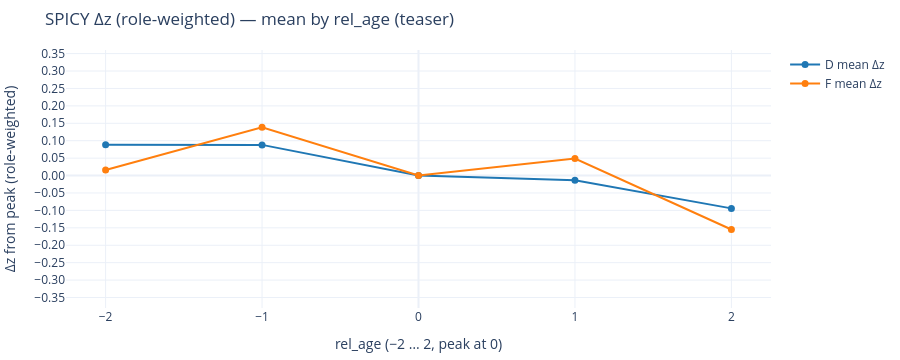

This figure's notebook cell:
### Markdown cell above
### SPICY and SPICY (role-weighted)

**What is SPICY?**  
A composite built from *within-player* z-scores of three even-strength possession stats—CF%, CF/60 (higher is better), and CA/60 (lower is better)—over the 5-year aligned window. It puts the three signals on the same scale and rolls them into one number.

**Equal-weight SPICY (baseline):**  
\[
\text{SPICY}=\tfrac{1}{3}\,z(\text{CF}\%)\;+\;\tfrac{1}{3}\,z(\text{CF}/60)\;-\;\tfrac{1}{3}\,z(\text{CA}/60)
\]
- Interpret: \(z>0\) = above the player’s own 5-year norm; \(z<0\) = below.

**Role-weighted SPICY (primary in Book 1):**  
Weights reflect different responsibilities for Forwards (F) vs Defense (D).
- **Forwards (F):** \(\;0.5\,z(\text{CF}\%) + 0.3\,z(\text{CF}/60) - 0.2\,z(\text{CA}/60)\)
- **Defense (D):**  \(\;0.3\,z(\text{CF}\%) + 0.2\,z(\text{CF}/60) - 0.5\,z(\text{CA}/60)\)

**Why role weights?**  
They emphasize puck possession for D and on-puck shot creation for F, yielding a single score that’s comparable within role while still grounded in each player’s own baseline.

**How to read it.**  
- Higher SPICY/role-weighted SPICY ⇒ stronger season relative to that player’s typical level.  
- Negative values signal below-baseline years; near-zero ≈ “typical” season.

### Code cell
# SPICY teaser — mean composite (Δz) by relative age, robust to missing 'role'
import numpy as np
import pandas as pd
import plotly.graph_objects as go


def spicy_teaser(dfz):
    d = dfz.copy()

    # Choose composite column (you said you have only *_dz columns)
    col = "spicy_w_dz" if "spicy_w_dz" in d.columns else (
          "spicy_weighted_dz" if "spicy_weighted_dz" in d.columns else None)
    if col is None:
        raise KeyError("Need a Δz composite column like 'spicy_w_dz' in dfz.")

    # Ensure role exists (infer from position if needed)
    if "role" not in d.columns:
        if "position" in d.columns:
            d["role"] = d["position"].astype(str).str.upper().map(lambda x: "D" if x.startswith("D") else "F")
        else:
            # last-resort fallback so the plot still renders
            d["role"] = "F"

    # rel_age numeric + filter to the 5-year window
    d["rel_age"] = pd.to_numeric(d["rel_age"], errors="coerce")
    d = d[d["rel_age"].isin([-2, -1, 0, 1, 2])]

    # Aggregate mean ± 95% CI of Δz by role, rel_age
    g = (d.groupby(["role", "rel_age"])
           .agg(n=(col, "size"), mean=(col, "mean"), sd=(col, "std"))
           .reset_index())
    g["se"] = g["sd"].fillna(0) / np.sqrt(g["n"].clip(lower=1))
    g["lower"] = g["mean"] - 1.96*g["se"]
    g["upper"] = g["mean"] + 1.96*g["se"]

    # Plot (lines only, no ribbons)
    palette = {"D": "#1f77b4", "F": "#ff7f0e"}
    fig = go.Figure()
    for role in g["role"].dropna().unique():
        sub = g[g["role"] == role].sort_values("rel_age")
        if sub.empty:
            continue
        fig.add_trace(go.Scatter(
            x=sub["rel_age"],
            y=sub["mean"],
            mode="lines+markers",
            line=dict(color=palette.get(role, "#888"), width=2),
            marker=dict(size=7),
            name=f"{role} mean Δz",
            hovertemplate="rel_age=%{x}<br>mean Δz=%{y:.2f}<br>n=%{customdata}",
            customdata=sub["n"],
        ))

    # Tight y-range
    lo = float(np.nanmin(g["lower"])) if np.isfinite(np.nanmin(g["lower"])) else float(np.nanmin(g["mean"]))
    hi = float(np.nanmax(g["upper"])) if np.isfinite(np.nanmax(g["upper"])) else float(np.nanmax(g["mean"]))
    pad = max((hi - lo)*0.05, 0.02)

    fig.update_layout(
        title="SPICY Δz (role-weighted) — mean by rel_age (teaser)",
        xaxis_title="rel_age (−2 … 2, peak at 0)",
        yaxis_title="Δz from peak (role-weighted)",
        template="plotly_white",
        legend=dict(title=""),
        height=360,
        margin=dict(l=60, r=10, t=50, b=40),
    )
    fig.update_xaxes(tickvals=[-2, -1, 0, 1, 2])
    fig.update_yaxes(range=[lo - pad, hi + pad], dtick=0.05, tickformat=".2f", zeroline=True)
    return fig

spicy_teaser(dfz).show()

### Figure 1 — Plotly figure (JSON) as saved in the notebook; plotly's stock layout.template omitted (floating-point values rounded to 4 significant figures)
{"data": [{"customdata": [102, 102, 102, 102, 102], "hovertemplate": "rel_age=%{x}<br>mean Δz=%{y:.2f}<br>n=%{customdata}", "line": {"color": "#1f77b4", "width": 2}, "marker": {"size": 7}, "mode": "lines+markers", "name": "D mean Δz", "type": "scatter", "x": [-2, -1, 0, 1, 2], "y": [0.08818, 0.08805, 0.0, -0.01358, -0.09421]}, {"customdata": [180, 180, 180, 180, 180], "hovertemplate": "rel_age=%{x}<br>mean Δz=%{y:.2f}<br>n=%{customdata}", "line": {"color": "#ff7f0e", "width": 2}, "marker": {"size": 7}, "mode": "lines+markers", "name": "F mean Δz", "type": "scatter", "x": [-2, -1, 0, 1, 2], "y": [0.01586, 0.1386, 0.0, 0.0487, -0.1549]}], "layout": {"height": 360, "legend": {"title": {"text": ""}}, "margin": {"b": 40, "l": 60, "r": 10, "t": 50}, "title": {"text": "SPICY Δz (role-weighted) — mean by rel_age (teaser)"}, "xaxis": {"tickvals": [-2, -1, 0, 1, 2], "title": {"text": "rel_age (−2 … 2, peak at 0)"}}, "yaxis": {"dtick": 0.05, "range": [-0.3801, 0.3603], "tickformat": ".2f", "title": {"text": "Δz from peak (role-weighted)"}, "zeroline": true}}}
